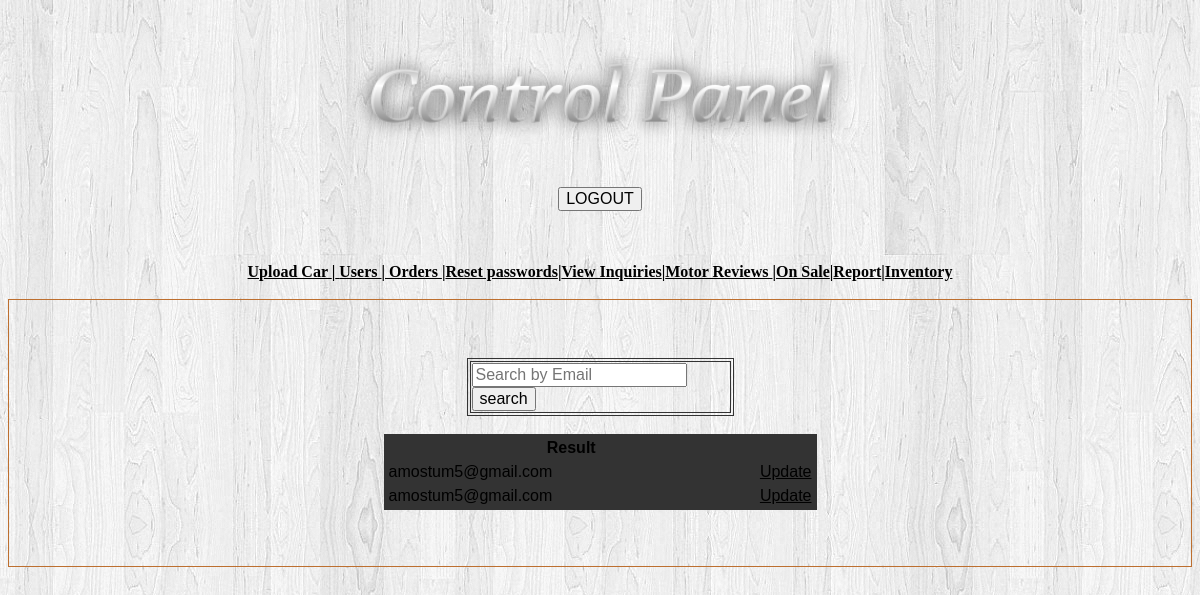
Screenshot of /reset.php?email=amostum5@gmail.com with the database file from the repository.
### tables this page shows
CREATE TABLE IF NOT EXISTS `registration` (
  `id` int(30) NOT NULL AUTO_INCREMENT,
  `firstname` text NOT NULL,
  `secondname` text NOT NULL,
  `username` text NOT NULL,
  `pass` text NOT NULL,
  `email` text NOT NULL,
  `gender` text NOT NULL,
  `mobile` int(30) NOT NULL,
  PRIMARY KEY (`id`)
);

### reset.php (the view, shortened to what this page needs)
<!DOCTYPE html PUBLIC "-//W3C//DTD XHTML 1.0 Transitional//EN" "http://www.w3.org/TR/xhtml1/DTD/xhtml1-transitional.dtd">
<html xmlns="http://www.w3.org/1999/xhtml">
<head>
<link href="css/style.css" rel="stylesheet" type="text/css" />
</head>
<body>
<div id="templatemo_container">
<div id="templatemo_top_panel">
  <div align="center">
    <table width="197" height="120" border="0" align="center">
    <tr>
      <td><img src="images/coollogo_com-250804822.png" alt="asf" width="528" height="145" /></td>
    </tr>
  </table></p>
  </div>
</div>
<div id="templatemo_content_panel_1">
	<div align="left" class="style8">
	  <div align="center"><a href="Adminlogin.html" class="heading2">
	    <input type="button" value="LOGOUT" class="body_txt" />
	    </a></div>
	</div>
	  <p align="center">&nbsp;</p>
  </div>
  <div id="templatemo_section_1_1">
    <div id="header">
      <div align="center" class="style5">
         <p align="center" class="style1 style6"><span class="style5"><a href="upload.php" class="style6">Upload Car </a>|<span class="style6"><a href="users.php" class="style6"> Users  </a>|<a href="orders.php" class="style6"> Orders </a>|<a href="reset.php" class="style6">Reset passwords</a>|<a href="viewinquiries.php" class="style6">View Inquiries</a></span></span>|<a href="viewreviews.php" class="style6">Motor  Reviews </a>|<a href="onsale.php" class="style6">On Sale</a>|<a href="report.php" target="_blank" class="style6">Report</a>|<a href="level.php" target="_blank" class="style6">Inventory</a></p>
	    <div style="border:#bd6f2f solid 1px;padding:4px 6px 2px 6px">
	    <div id="container">
	      <p>
		  <form action="" method="GET">
          <div align="center">
            <p>&nbsp;</p>
            <table width="267" border="1" bordercolor="#333333">
              <tr>
                <td><input type="text" name="email" placeholder="Search by Email">
              <input type="submit" class="style5" value="search"></td>
              </tr>
            </table>
          </div>
        </form></td>
     <table width="433" height="70" border="1" align="center" bordercolor="#333333" bgcolor="#333333" class="style6" >
  <caption>&nbsp;
  </caption>
  <tr>
    <th width="403" bgcolor="#333333"><div align="left" class="style8">
      <div align="center" class="style6">Result</div>
    </div></th>
  </tr>
  <?php
if($_GET){
    $email = $_GET['email'];
	$connect = mysql_connect("localhost","root","");
	if($connect){
		$query = "SELECT * FROM registration WHERE email='" . $email . "'";
		$results = mysql_query($query);
		while($row = mysql_fetch_array($results)){
		       echo "<tr><td>";
			   echo $row ['email'];
			   echo '<td><a href="update.php">Update</a></td>';
               echo"</td>";
			   echo "</tr></td>";
			   }
			   echo "</table>";
	} else
	{
          die("Database not found" . mysql_error() );
	}
}
?>
      </p>
						<p>&nbsp;</p>
	    </div>
	  </div>
	</div>
              <p>
              <br />
                <br />
    </p>
    </div>
  </div>
</div>
</body>
</html>

### css/style.css (style rules this page uses)
body { background:url(../images/white-vintage-background.jpg) no-repeat 50% 0 #000; font-family:Arial, Helvetica, sans-serif; font-size:100%; line-height:1.125em; color:#464646; }
html { min-width:980px; }
html, body { height:100%; }
input, select, textarea { font-family:Arial, Helvetica, sans-serif; font-size:1em; vertical-align:middle; font-weight:normal; }
p { margin-bottom:18px; }
a { color:#000000; outline:none; }

### reset.php (style rules this page uses)
.style5 { font-size: 16px }
.style6 { color: #000000 }

### rows the page displays
registration: email "amostum5@gmail.com"
registration: email "amostum5@gmail.com"
